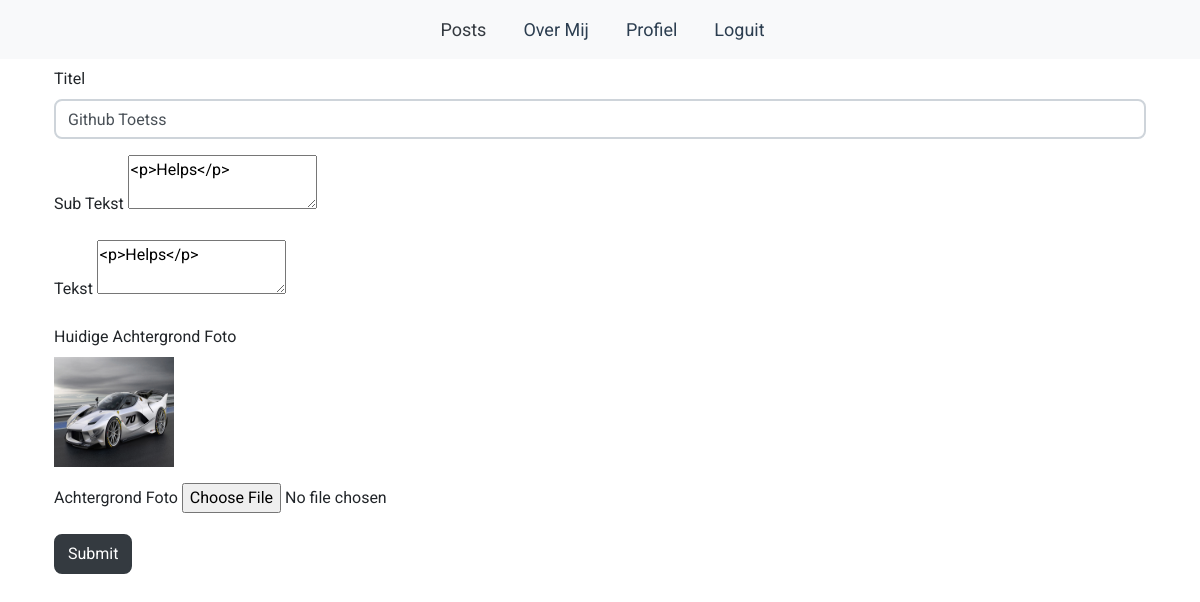
The page /admin/changepost.php?id=8 (signed in) on the database its author committed.
### tables this page shows
CREATE TABLE `projects` (
  `id` int(7) NOT NULL,
  `title` varchar(64) NOT NULL,
  `subtext` longtext NOT NULL,
  `text` longtext NOT NULL,
  `date` datetime NOT NULL DEFAULT current_timestamp(),
  `headimage` text NOT NULL
);

### admin/changepost.php (the view, shortened to what this page needs)
<?php
require('../php/database.php');
if($stmt = $conn->prepare("SELECT title,subtext,text,headimage FROM projects WHERE id = ?")) {
    $stmt->bind_param("i", $_GET["id"]);
    $stmt->execute();
    $stmt->store_result();
    if ($stmt->num_rows > 0) {
        $stmt->bind_result($title, $subtext, $text, $image);
    }
}
?>
<!doctype html>
<html lang="en">
<head>
    <?php require("style.php"); ?>
</head>
<body>
<?php require("navbar.php"); ?>
    <div class="container mt-2">
        <form method="POST" enctype="multipart/form-data" action="../php/changepost.php?id=<?php echo $_GET['id']; ?>">
            <div class="form-group">
                <label for="titel">Titel</label>
                <input name="title" id="titel" class="form-control" placeholder="Titel" type="text" value="<?php echo $title;?>" required>
            </div>
            <div class="form-group">
                <label for="subtext">Sub Tekst</label>
                <textarea name="subtext" id="subtext"><?php echo $subtext;?></textarea required>
            </div>
            <div class="form-group">
                <label for="text">Tekst</label>
                <textarea name="text" id="text"><?php echo $text;?></textarea required>
            </div>
            <div class="form-group">
                <label for="Huidige_Afbeelding">Huidige Achtergrond Foto</label><br>
                <input hidden="1" readonly="1" name="Huidige_Afbeelding" value="<?php echo $image;?>"><img src="../<?php echo "" . $image . "";?>" width="120" height="110">
            </div>
            <div class="form-group">
                <label for="foto">Achtergrond Foto</label>
                <input name="image" type="file">
            </div>
            <div class="form-group">
                <input type="submit" name="submit" class="btn btn-dark">
            </div>
        </form>
    </div>
</body>
</html>

### css/custom.css (style rules this page uses)
* { font-family: 'Roboto', sans-serif; }

### rows shown on the page
projects: title "Github Toetss", subtext "<p>Helps</p>", text "<p>Helps</p>", headimage (picture)
